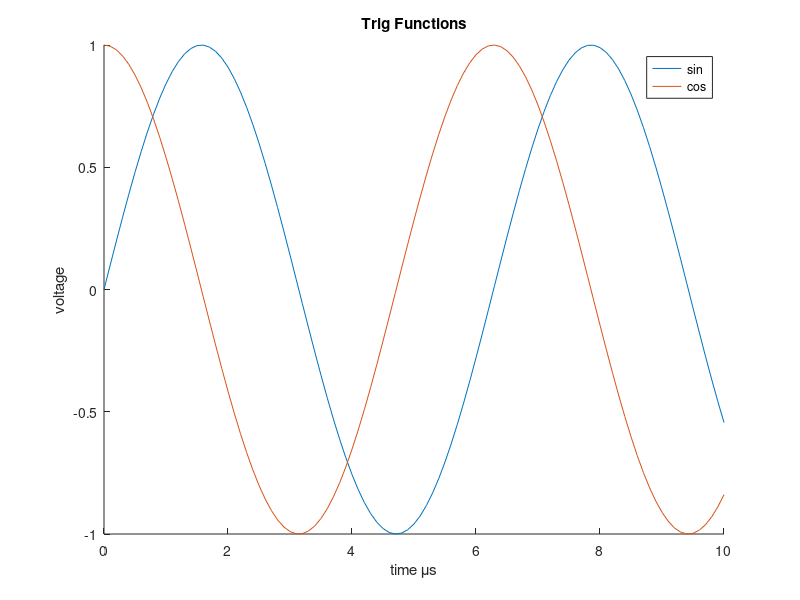
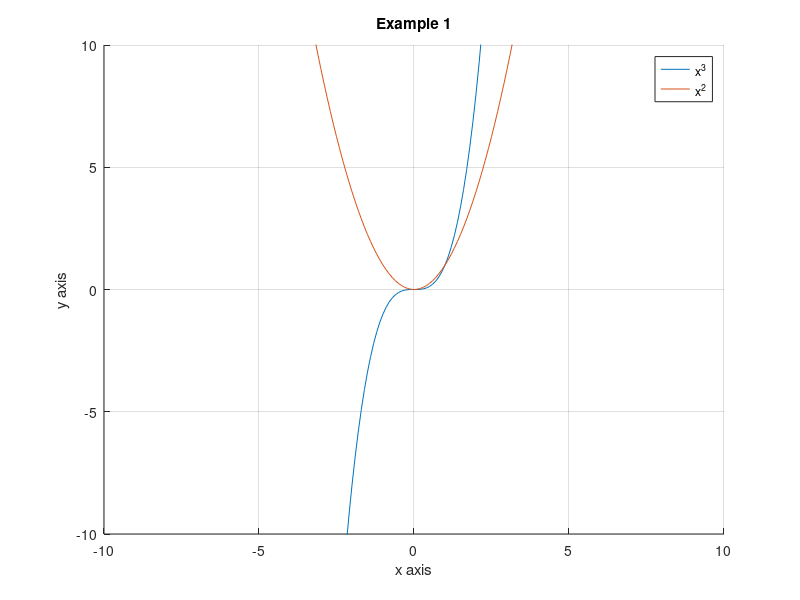
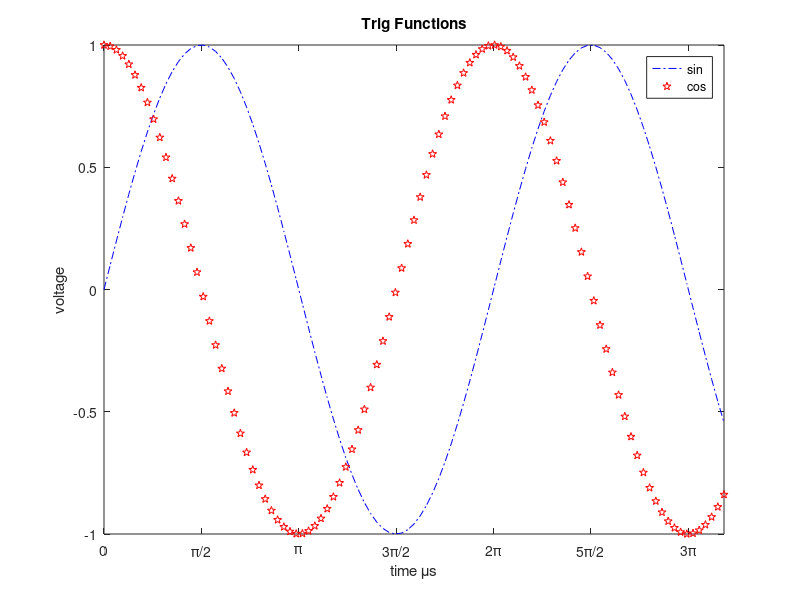
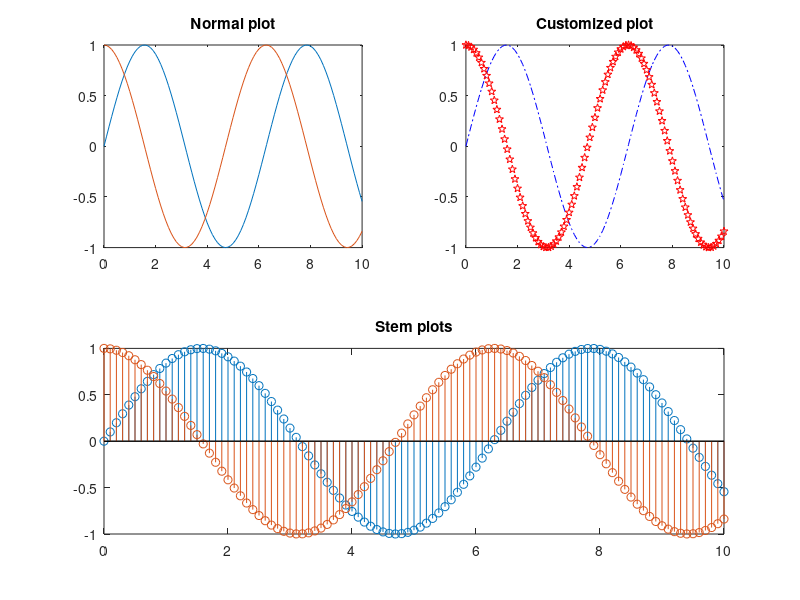

MATLAB code to generate these figures, in order: (Note: this script raises an error after producing the figures.)
%% Lesson 4c: Plotting
%
% We are going to go through several plotting schemes, and explore how you
% can customize plotting. We would go through 2D plotting, surface
% plotting, subplot, stem plot and 3D plotting

clear; clc; close all;

%% 2D plotting: line graphs
x = -10:0.1:10;
y = x.^3;
y2 = x.^2;

hold on;    % plotting more than 1 plot on 1 figure rather than overwriting

plot(x, y, 'DisplayName', 'x^3');
plot(x, y2, 'DisplayName', 'x^2');

hold off;

xlabel('x axis');
ylabel('y axis');
title('Example 1');
xlim([-10 10]);
ylim([-10 10]);
% axis([-10 10 -10 10]);
grid on;
legend show;                             % 'DisplayName does this

%% Example 2: Plotting sine and cosine
t = 0:.1:10;
d1 = sin(t);
d2 = cos(t);

figure;

% plot(t, [d1.' d2.']);
% plot(t, d1, t, d2);

hold on;
plot(t, d1);
plot(t, d2);
hold off;

title('Trig Functions');
xlabel('time \mus');    % \mus is a special symbol. Other examples include:
                        % \beta, \pi, \leq, \infty 
ylabel('voltage');
legend('sin','cos');

% Save to file; gcf() is "get current figure"
exportgraphics(gcf(), "sample_plot.png")

%% Here we are going to get a bit fancy and change up some stuff. 
figure;

plot(t,d1,'b-.',t,d2,'rp') % We are changing up the line pattern and color
title('Trig Functions')
xlabel('time \mus') % \mus is a special symbol. Other examples include:
                    % \beta, \pi, \leq, \infty 
ylabel('voltage')
legend('sin','cos')
xticks(0:pi/2:10)
xticklabels({'0','\pi/2','\pi','3\pi/2','2\pi', '5\pi/2','3\pi'})

% Many other options availible for plotting. Check the documentation or
% search online for options.

%% Subplots
% Subplots exist for stylistic purposes. Let's say you have a signal and
% you want to plot the magnitude and phase of the signal itself. It would
% make more sense if the magnitude and phase plots exist in the same
% figure. There are several examples fo subplot below to explain how it
% works. Note that linear indexing of plots is different from normal linear
% indexing.

figure;
subplot(2,2,1)                    % subplot(# of rows, # of columns, index)
plot(t,d1)
hold on;
plot(t,d2)
title('Normal plot')

subplot(2,2,2)                    % index runs down rows, not columns!
plot(t,d1,'b-.',t,d2,'rp')
title('Customized plot')

%% Stem plots
% stem plots are particularly useful when you are representing digital
% signals, hence it is good (and necessary) to learn them too!
% subplot(2,2,[3 4])                % takes up two slots
subplot(2, 1, 2);
stem(t,d1);
hold on;
stem(t,d2);
title('Stem plots');

sgtitle('Subplots');

%% Tiling -- like subplots but newer
figure();
tiledlayout(2, 2);

nexttile();
plot(t, d1);

nexttile();
plot(t, d2);

%% A 3-D parametric function
% A helix curve
t = linspace(0,10*pi);
figure;
plot3(sin(t),cos(t),t)
xlabel('sin(t)');
ylabel('cos(t)');
zlabel('t')
text(0,0,0,'origin')
grid on;
title('Helix')

%% Surface plot
% A shaded look for 2-D functions
%
% $f(x) = x\exp -(x^2+y^2)$
a1 = -2:0.25:2;
b1 = a1;
[A1,B1] = meshgrid(a1);
F = A1.*exp(-A1.^2-B1.^2);
figure;
surf(A1,B1,F);

%% Mesh plot
% A wireframe look for 2-D functions
figure;
mesh(A1,B1,F);
